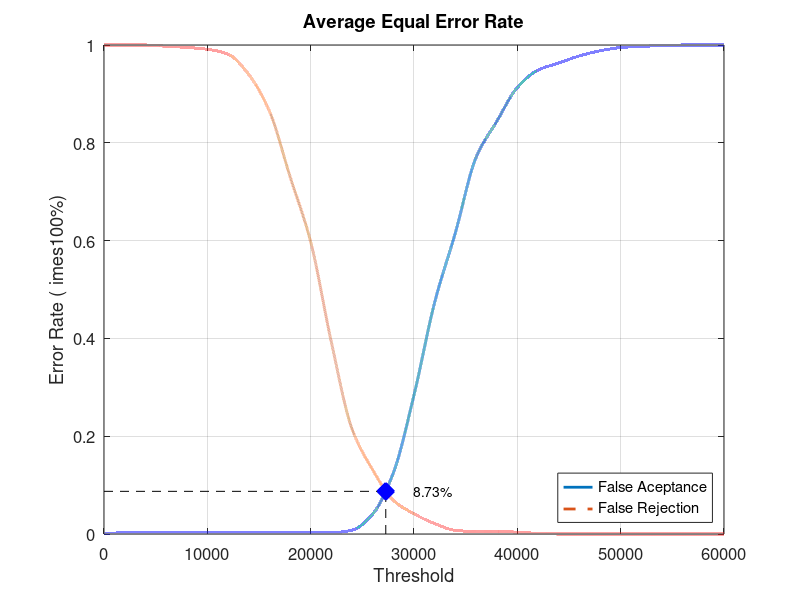
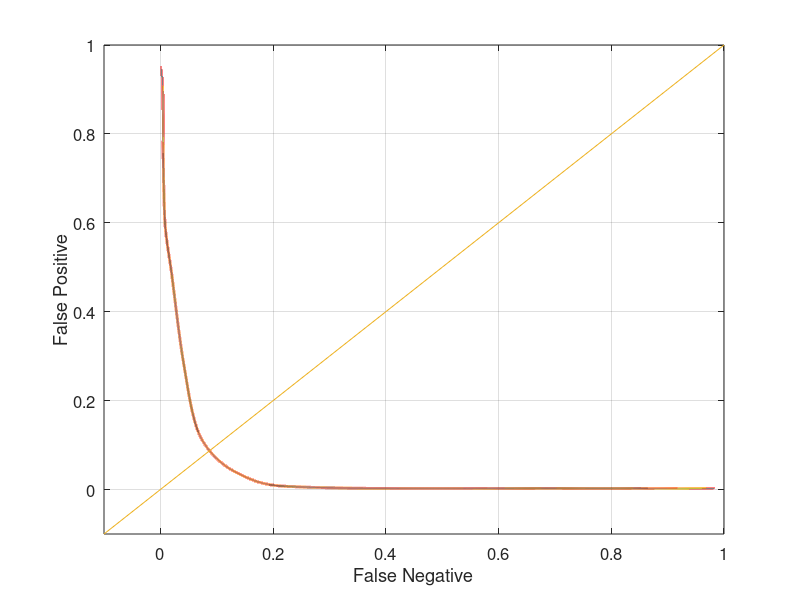

Here is the MATLAB script that generated these plots, in order:
close all;
clear;
clc;
x = 0:2000:60000;
xq = 0:0.5:60000;

y0 = [0 0.00263158 0.00263158 0.00263158 0.00263158 0.00263158 0.00263158 0.00263158 0.00263158 0.00263158 0.00263158 0.00263158 0.00789474 0.0407895 0.125 0.284211 0.473684 0.615789 0.769737 0.843421 0.913158 0.948684 0.963158 0.977632 0.988158 0.994737 0.997368 0.998684 1 1 1]
yy0 = interp1(x, y0, xq, 'pchip');
y1 = [1 1 1 0.9975 0.995 0.99125 0.98125 0.94 0.865 0.73125 0.5975 0.3925 0.215 0.13125 0.06875 0.04125 0.02125 0.0075 0.005 0.005 0.00375 0.00125 0 0 0 0 0 0 0 0 0]
yy1 = interp1(x, y1, xq, 'pchip');

% Calculating EER: 
y2 = abs(y0 - y1);
find(y2 == min(y2))
yy2 = abs(yy0 - yy1);
xEER = find(yy2 == min(yy2));
xEERIndex = xq(xEER) % X-axis EER
yEER = yy0(xEER) % Y-axis EER

main = figure
plot(xq, yy0,'-','LineWidth', 2);	hold on
plot(xq, yy1,'--','LineWidth', 2);	hold on
plot([xEERIndex xEERIndex], [0 yEER], 'k--');	hold on
plot([0 xEERIndex], [yEER yEER], 'k--');	hold on
plot(xEERIndex, yEER, 'bx', 'LineWidth', 10);	hold on
text(xEERIndex + 10 * xEERIndex / 100, yEER, [num2str(round((10000 * yEER)) / 100) '%'])
legend('False Aceptance', 'False Rejection', 'Location', 'SouthEast')
xlabel('Threshold')
ylabel('Error Rate (	imes100%)')
title('Average Equal Error Rate')
set(gca, 'FontSize', 12)
axis([0 60000 0 1])
grid on

print(main, 'Experiment3AverageMain', '-dpng');
FNRxFPR = figure('Color', [1 1 1]);
plot(yy1, yy0, '-', yy1, yy0, 'LineWidth', 2);
hold on
y = -0.1:0.1:1
plot(y, y); 
set(gca, 'FontSize', 12)
xlabel('False Negative')
ylabel('False Positive')
axis([-0.1 1 -0.1 1])
set(gca, 'FontSize', 12)
grid on

print(FNRxFPR, 'Experiment3AverageFNRxFPR','-dpng');
